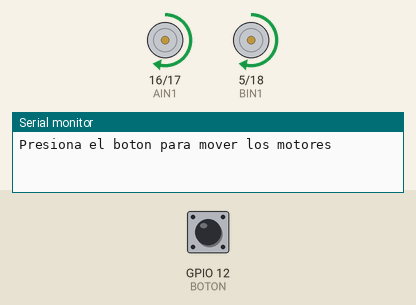
The sketch below on a simulated ESP32. Shown: motor-driver pin pairs drawn as motors (green arrow = first pin HIGH = forward, orange = second pin HIGH = backward, longer = more drive, scaled by the enable pin), the last lines printed to the serial monitor. The test bench sets the inputs (shaded band); at power-on: GPIO 12 (BOTON) HIGH.

Above: at 0.5 s.
At 1.7 s:
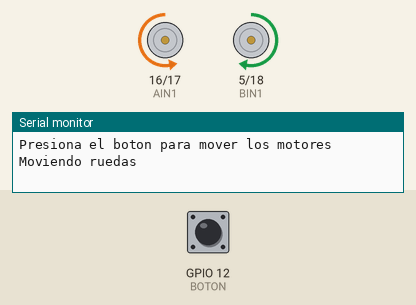
At 2.9 s:
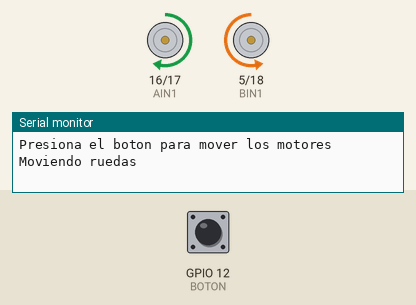
At 4.1 s:
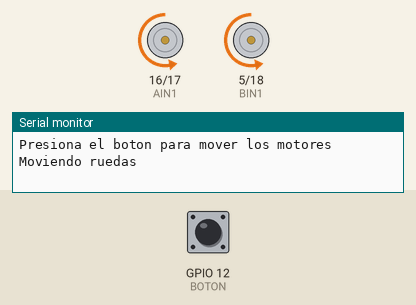
Timing chart, 0 to 6.2 s (numbered marks = the images above):
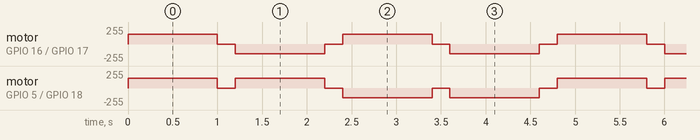

The sketch:

pruebaMotores.ino
```cpp
#define AIN1 16
#define AIN2 17
#define PWMA 4

#define BIN1 5
#define BIN2 18
#define PWMB 19

#define BOTON 12

const int freq = 5000;
const int resolution = 8;

void Motorde(int value) {
  if ( value >= 0 ) {
    digitalWrite(BIN1, HIGH);
    digitalWrite(BIN2, LOW);
  } else {
    digitalWrite(BIN1, LOW);
    digitalWrite(BIN2, HIGH);
    value *= -1;
  }
  ledcWrite(0, value);
}
// Función accionamiento motor derecho
void Motoriz(int value) {
  if ( value >= 0 ) {
    digitalWrite(AIN1, HIGH);
    digitalWrite(AIN2, LOW);
  } else {
    digitalWrite(AIN1, LOW);
    digitalWrite(AIN2, HIGH);
    value *= -1;
  }
  ledcWrite(1, value);
}

//Accionamiento de motores
void Motor(int left, int righ) {
  Motoriz(left);
  Motorde(righ);
}
void setup() {
  // put your setup code here, to run once:
  Serial.begin(115200);
  pinMode(BIN2  , OUTPUT);
  pinMode(BIN1  , OUTPUT);
  ledcSetup(0, freq, resolution);
  ledcAttachPin(PWMB, 0);
  pinMode(AIN1  , OUTPUT);
  pinMode(AIN2  , OUTPUT);
  ledcSetup(1, freq, resolution);
  ledcAttachPin(PWMA, 1);
  Serial.println("Presiona el boton para mover los motores");
  while (digitalRead(BOTON) == 0) {
  }
}

void loop() {
  // put your main code here, to run repeatedly:
  Motor(150,150);
  delay(1000);
  Serial.println("Moviendo ruedas");
  Motor(0,0);
  delay(200);
  Motor(-150,150);
  delay(1000);
  Motor(0,0);
  delay(200);
  Motor(150,-150);
  delay(1000);
  Motor(0,0);
  delay(200);
  Motor(-150,-150);
  delay(1000);
  Motor(0,0);
  delay(200);
  while (digitalRead(BOTON) == 0) {
  }
}
```

Measured:
- by itself, motor on GPIO 16 (AIN1) / GPIO 17 (AIN2): repeats every 2.4 s: stopped 0.20 s, backward 149/255 1.0 s, stopped 0.20 s, forward 149/255 1.0 s
- by itself, motor on GPIO 5 (BIN1) / GPIO 18 (BIN2): repeats every 4.8 s: stopped 0.20 s, forward 149/255 1.0 s, 2 × (stopped 0.20 s, backward 149/255 1.0 s), stopped 0.20 s, forward 149/255 1.0 s
